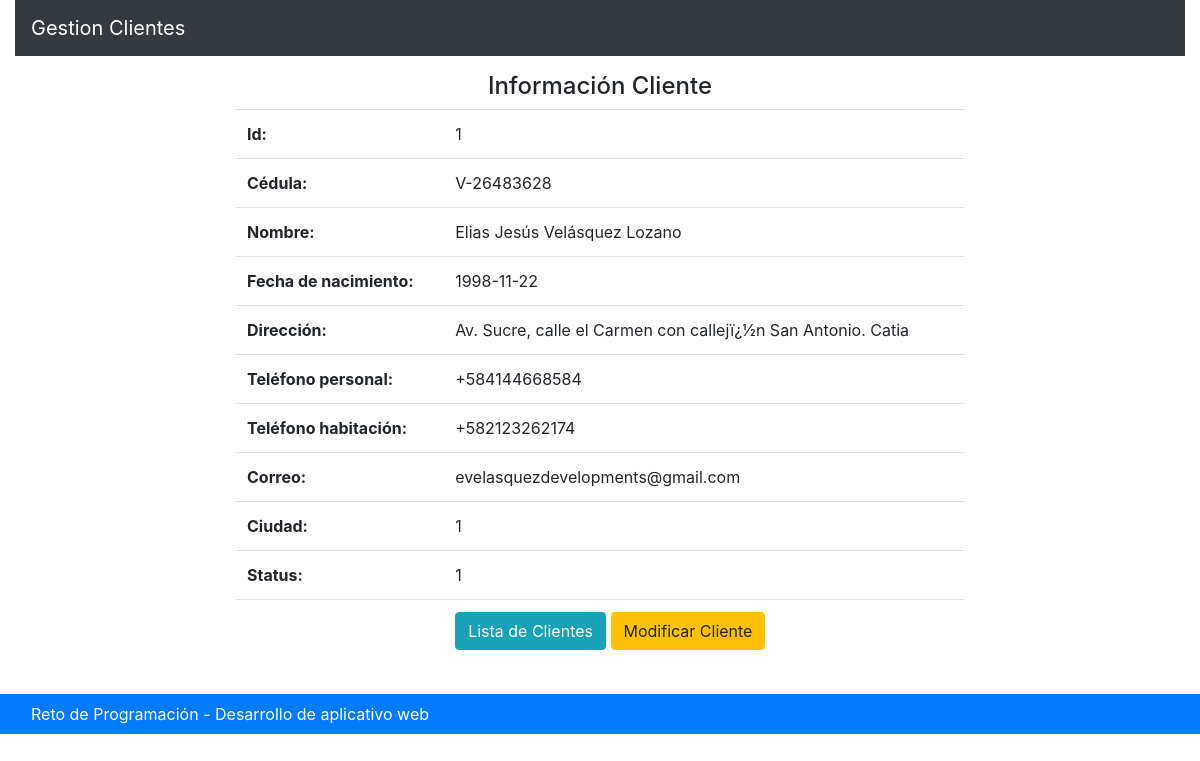
The page /ver.php?id=1 on the database its author committed.
### tables this page shows
CREATE TABLE `clientes` (
  `id` int(11) NOT NULL,
  `nombre` varchar(150) NOT NULL,
  `cedula` varchar(11) NOT NULL,
  `fecha_nac` date NOT NULL,
  `direccion` varchar(255) NOT NULL,
  `telefono_pers` varchar(15) NOT NULL,
  `telefono_casa` varchar(15) NOT NULL,
  `correo` varchar(60) NOT NULL,
  `id_status` int(11) NOT NULL,
  `id_ciudades` int(11) NOT NULL
);

### config/class.funciones.php (called while the page is built, shortened)
<?php
	class Funciones  {
		function consultarCliente($id) {
			$conexion = new ConexionDB();
			$query = "SELECT * FROM clientes WHERE id = $id";
			$respuesta = $conexion->query($query);
			return $respuesta;
		}
	}
?>

### ver.php (the view, shortened to what this page needs)
<?php include('header.php') ?>
<div class="container">
    <div class="row justify-content-center">
        <div class="col-8 py-3">
          <h4 class="text-center">Información Cliente</h4>
          <div class="table-responsive">
              <table class="table">
                  <tbody>
                      <?php
                          $funciones = Funciones::nadaDato();
                          $resultado = $funciones->consultarCliente($id);
                      ?>
                      <?php while ($row = $resultado->fetch_array()): ?>
                          <tr>
                              <th>Id:</th>
                              <td><?php echo $row['id']; ?></td>
                          </tr>
                          <tr>
                              <th>Cédula:</th>
                              <td><?php echo $row['cedula']; ?></td>
                          </tr>
                          <tr>
                              <th>Nombre:</th>
                              <td><?php echo $row['nombre']; ?></td>
                          </tr>
                          <tr>
                              <th>Fecha de nacimiento:</th>
                              <td><?php echo $row['fecha_nac']; ?></td>
                          </tr>
                          <tr>
                              <th>Dirección:</th>
                              <td><?php echo $row['direccion']; ?></td>
                          </tr>
                          <tr>
                              <th>Teléfono personal:</th>
                              <td><?php echo $row['telefono_pers']; ?></td>
                          </tr>
                          <tr>
                              <th>Teléfono habitación:</th>
                              <td><?php echo $row['telefono_casa']; ?></td>
                          </tr>
                          <tr>
                              <th>Correo:</th>
                              <td><?php echo $row['correo']; ?></td>
                          </tr>
                          <tr>
                              <th>Ciudad:</th>
                              <td><?php echo $row['id_ciudades']; ?></td>
                          </tr>
                          <tr>
                              <th>Status:</th>
                              <td><?php echo $row['id_status']; ?></td>
                          </tr>
                          <tr>
                              <th></th>
                              <td>
                                <?php
                                  echo '
                                      <a class="btn btn-info" href="./clientes.php">Lista de Clientes</a>
                                      <a class="btn btn-warning" href="./modificar.php?id=' . $row['id'] .'" name="modificar">Modificar Cliente</a>
                                    ';
                                  ?>
                              </td>
                          </tr>
                      <?php endwhile; ?>
                  </tbody>
              </table>
          </div>
		    </div>
	  </div>
</div>
<?php include('footer.php') ?>

### header.php (shortened to what this page needs)
<?php
	include_once './config/class.funciones.php'
?>
<!DOCTYPE html>
<html lang="ES">
<head>
	<link rel="stylesheet" href="./css/main.css">
</head>
<body>
	<div class="container-fluid">
		<header id="header" class="">
			<nav class="navbar navbar-expand-lg navbar-dark bg-dark">
			 	<a class="navbar-brand" href="../"><?php echo NOMBREWEB; ?></a>
			</nav>
		</header>
	</div>

### footer.php (shortened to what this page needs)
	<div class="navbar footer bg-primary text-center text-white">
		<div class="container-fluid">
			<div class="row">
				<div class="col">
					<p>Reto de Programación - Desarrollo de aplicativo web</p>
				</div>
			</div>
		</div>
	</div>
</body>
</html>

### css/estilos.css (style rules this page uses)
* { margin: 0; padding: 0; }
.footer { height: 40px; }

### rows shown on the page
clientes: id "1", cedula "V-26483628", nombre "Elias Jesús Velásquez Lozano", fecha_nac "1998-11-22", direccion "Av. Sucre, calle el Carmen con callejï¿½n San Antonio. Catia", telefono_pers "+584144668584", telefono_casa "+582123262174", correo "evelasquezdevelopments@gmail.com", id_ciudades "1", id_status "1"

### other values the page prints
NOMBREWEB "Gestion Clientes"
